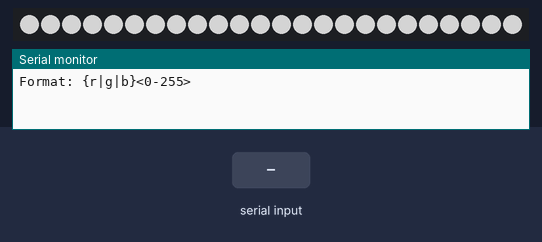
The sketch below on a simulated Arduino Uno, built with avr-gcc and run on an emulated ATmega328P. On the bench: 24 RGB LEDs in strip order, left to right, the last lines printed to the serial monitor. The test bench sets the inputs (shaded band). Dim RGB values are drawn brighter than linear.

Above: at 1.2 s.
1.3 s: "r90\n" received over Serial
At 2.1 s:
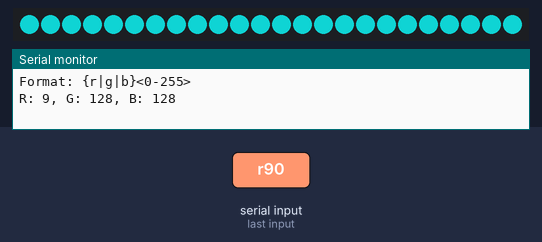
3.1 s: "g90\n" received over Serial
At 4.6 s:
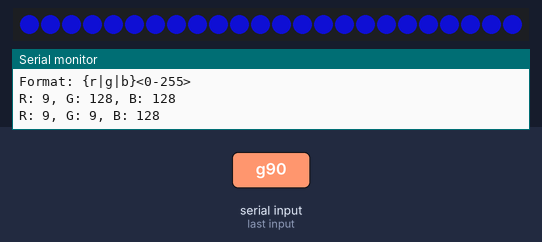
4.9 s: "b,45\n" received over Serial
At 6.3 s:
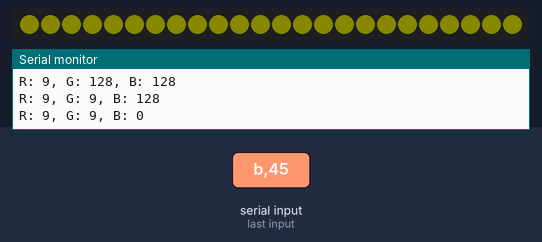
6.8 s: "r,45\n" received over Serial
At 7.8 s:
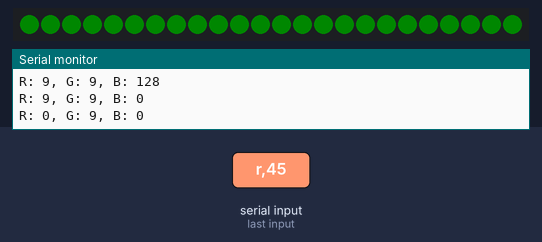
8.7 s: "g,45\n" received over Serial
At 10.3 s:
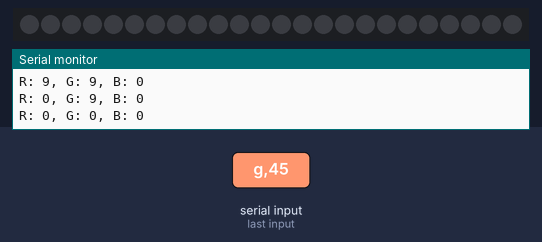
10.6 s: "r90\n" received over Serial
At 12.0 s:
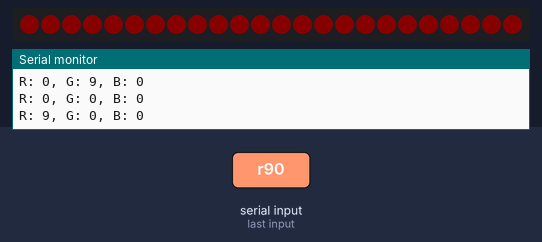
Timing chart, 0 to 13.4 s (numbered marks = the images above; inputs shaded):
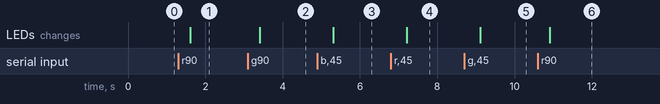

The sketch:

neocolor.ino
```cpp
// Tool for testing colors

// https://github.com/adafruit/Adafruit_NeoPixel
#include <Adafruit_NeoPixel.h>

#define PIN   2
#define LEDS  24


Adafruit_NeoPixel strip = Adafruit_NeoPixel(24, PIN, NEO_GRB + NEO_KHZ800);
int r;
int g;
int b;
String buffer;


void printColor(int r, int g, int b) {
    Serial.println("");
    Serial.print("R: ");
    Serial.print(r);
    Serial.print(", G: ");
    Serial.print(g);
    Serial.print(", B: ");
    Serial.println(b);
}

void processBuffer() {
    buffer.toLowerCase();
    char c = buffer.charAt(0);
    int value = buffer.substring(1, buffer.length()-1).toInt();
    switch (c) {
        case 'r':
            r = value;
            break;
        case 'g':
            g = value;
            break;
        case 'b':
            b = value;
            break;
        default:
            Serial.println("error");
            return;
    }

    for (int x=0; x< LEDS; x++) {
        strip.setPixelColor(x, r, g, b);
    }
    strip.show();
    printColor(r, g, b);
}

void setup() {
    r = 128;
    g = 128;
    b = 128;
    buffer = "";

    strip.begin();
    strip.setBrightness(255);
    for (int x=0; x< LEDS; x++) {
        strip.setPixelColor(x, r, g, b);
    }
    strip.show();

    Serial.begin(9600);
    Serial.println("Format: {r|g|b}<0-255>");
}

void loop() {
    if (Serial.available()) {
        char c = Serial.read();
        if ( c == '\n') {
            processBuffer();
            buffer = "";
        } else {
            buffer += c;
        }
    }
    delay(100);
}
```

Measured:
- after the input at 1.3 s, the LEDs: change after 0.30 s (image 1)
- after the input at 3.1 s, the LEDs: change after 0.31 s (image 2)
- after the input at 4.9 s, the LEDs: change after 0.41 s (image 3)
- after the input at 6.8 s, the LEDs: change after 0.41 s (image 4)
- after the input at 8.7 s, the LEDs: change after 0.41 s (image 5)
- after the input at 10.6 s, the LEDs: change after 0.32 s (image 6)
